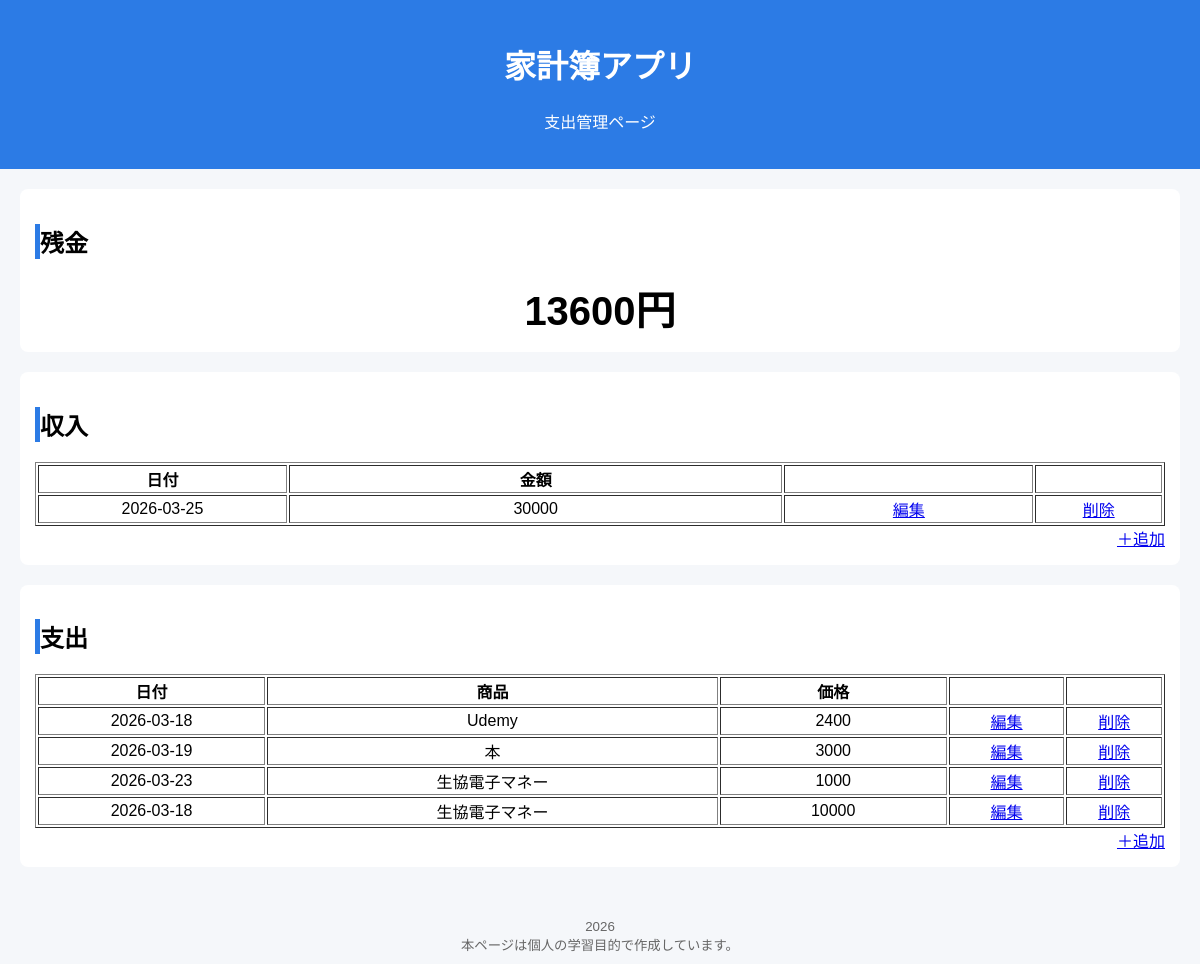
The page / on the database its author committed.
### tables this page shows
CREATE TABLE income(
id integer primary key autoincrement,
date date not null,
amount integer not null
);

CREATE TABLE "expense"(
id integer primary key autoincrement,
goods text not null,
amount text not null
, date DATE);

### app.py (the view)
@app.route("/")
def top():
    expense_list = get_db().execute("select id,date,goods,amount from expense").fetchall()
    income_list = get_db().execute("select id,date,amount from income").fetchall()
    total_expense = 0
    total_income = 0
    for expense_data in expense_list:
        total_expense += int(expense_data['amount'])
    for income_data in income_list:
        total_income += int(income_data['amount'])
    remaining_amount = total_income - total_expense
    return render_template('index.html',expense_list=expense_list,
                                        income_list=income_list,
                                        remaining_amount=remaining_amount)

### app.py (called while the page is built)
def connect_db():
    rv = sqlite3.connect(DATABASE)
    rv.row_factory = sqlite3.Row
    return rv

def get_db():
    if not hasattr(g,'sqlite_db'):
        g.sqlite_db = connect_db()
    return g.sqlite_db

### templates/index.html
{% extends "base.html" %}
{% block content %}
<header>
    <h1>家計簿アプリ</h1>
    <p>支出管理ページ</p>
</header>
<main>
    <section>
        <h2>残金</h2>
        <p id='remaining_amount'>{{remaining_amount}}円</p>
    </section>
    <section>
        <h2>収入</h2>
            {% if income_list == [] %}
                <p>収入は登録されていません</p>
            {% else %}
                <table border="1">
                    <tr>
                        <th>日付</th>
                        <th>金額</th>
                        <th></th>
                        <th></th>
                    </tr>
                    {% for income in income_list %}
                        <tr>
                            <td>{{income.date}}</td>
                            <td>{{income.amount}}</td>
                            <td>
                                <a href="/income/{{income.id}}/edit" role="button">編集</a>
                            </td>
                            <td>
                                <a href="/income/{{income.id}}/delete" role="button">削除</a>
                            </td>
                        </tr>
                    {% endfor %}
                </table>
            {% endif %}
            <a href="/income/regist" role="button" class="add_btn">＋追加</a>
    </section>
    <section>
        <h2>支出</h2>
            {% if expense_list == [] %}
                <p>支出は登録されていません</p>
            {% else %}
                <table border="1">
                    <tr>
                        <th>日付</th>
                        <th>商品</th>
                        <th>価格</th>
                        <th></th>
                        <th></th>
                    </tr>
                    {% for expense in expense_list %}
                        <tr>
                            <td>{{expense.date}}</td>
                            <td>{{expense.goods}}</td>
                            <td>{{expense.amount}}</td>
                            <td>
                                <a href="/expense/{{expense.id}}/edit" role="button">編集</a>
                            </td>
                            <td>
                                <a href="/expense/{{expense.id}}/delete" role="button">削除</a>
                            </td>
                        </tr>
                    {% endfor %}
                </table>
            {% endif %}
            <a href="/expense/regist" role="button" class="add_btn">＋追加</a>
    </section>
</main>
<footer>
    <small>
        2026<br>
        本ページは個人の学習目的で作成しています。
    </small>
</footer>
{% endblock %}

### templates/base.html (shortened to what this page needs)
<!DOCTYPE html>
<html lang="ja">
<head>
    <link rel="stylesheet" href="{{ url_for('static', filename='style.css') }}">
</head>
<body>
    {% block content %}
    {% endblock %}
</body>
</html>

### static/style.css (style rules this page uses)
body { font-family:sans-serif; background-color:#f5f7fa; margin:0; padding:0; }
header { background-color: #2c7be5; color:white; padding:20px; text-align:center; }
main { padding:20px; }
section { background: white; margin-bottom: 20px; padding: 15px; border-radius: 8px; }
h2 { border-left:5px solid #2c7be5; padding-left:10; }
footer { text-align:center; padding: 10px; color:#666; }
.add_btn { display: block; width: fit-content; margin-left: auto; }
table { width: 100%; table-layout: fixed; text-align: center; }
th:nth-child(1), td:nth-child(1) { width: 20%; }
th:nth-child(2), td:nth-child(2) { width: 40%; }
th:nth-child(3), td:nth-child(3) { width: 20%; }
th:nth-child(4), td:nth-child(4) { width: 10%; }
#remaining_amount { display: block; width: fit-content; margin: 0 auto; font-weight: bold; font-size: 40px; }

### rows shown on the page
income: date "2026-03-25", amount "30000"
expense: date "2026-03-18", goods "Udemy", amount "2400"
expense: date "2026-03-19", goods "本", amount "3000"
expense: date "2026-03-23", goods "生協電子マネー", amount "1000"
expense: date "2026-03-18", goods "生協電子マネー", amount "10000"

### other values the page prints
{{ remaining_amount }} "13600"
